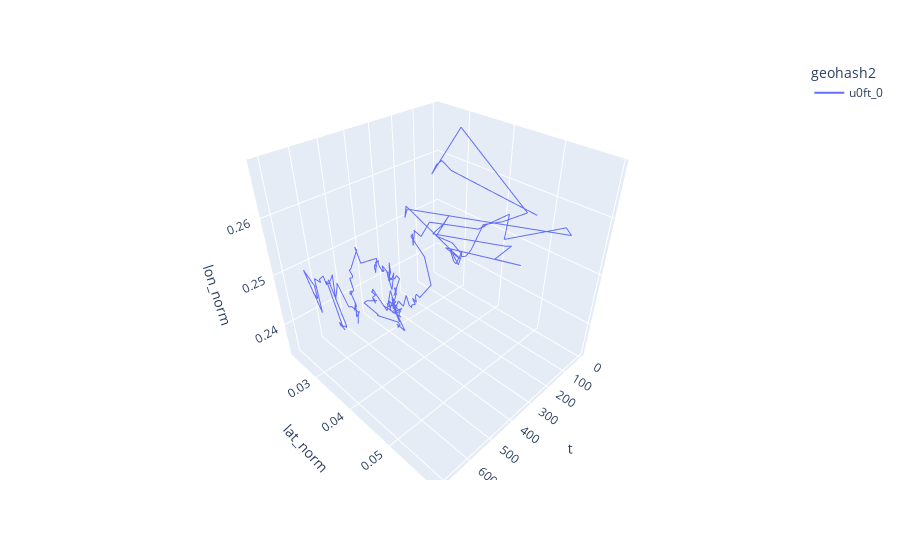

Notebook code for this chart:
### Code cell
px.line_3d(df[df.tid == 1], x="t", y="lat_norm", z="lon_norm", color="geohash2")

### Figure 1 — Plotly figure (JSON) as saved in the notebook; plotly's stock layout.template omitted (floating-point values rounded to 4 significant figures; data arrays with more than 128 entries replaced by an {"elided": "..."} marker saying what was removed)
{"data": [{"hovertemplate": "geohash2=u0ft_0<br>t=%{x}<br>lat_norm=%{y}<br>lon_norm=%{z}<extra></extra>", "legendgroup": "u0ft_0", "line": {"color": "#636efa", "dash": "solid"}, "marker": {"symbol": "circle"}, "mode": "lines", "name": "u0ft_0", "scene": "scene", "showlegend": true, "type": "scatter3d", "x": {"elided": "207 int values"}, "y": {"elided": "207 float values"}, "z": {"elided": "207 float values"}}], "layout": {"legend": {"title": {"text": "geohash2"}, "tracegroupgap": 0}, "margin": {"t": 60}, "scene": {"domain": {"x": [0, 1], "y": [0, 1]}, "xaxis": {"title": {"text": "t"}}, "yaxis": {"title": {"text": "lat_norm"}}, "zaxis": {"title": {"text": "lon_norm"}}}}}
